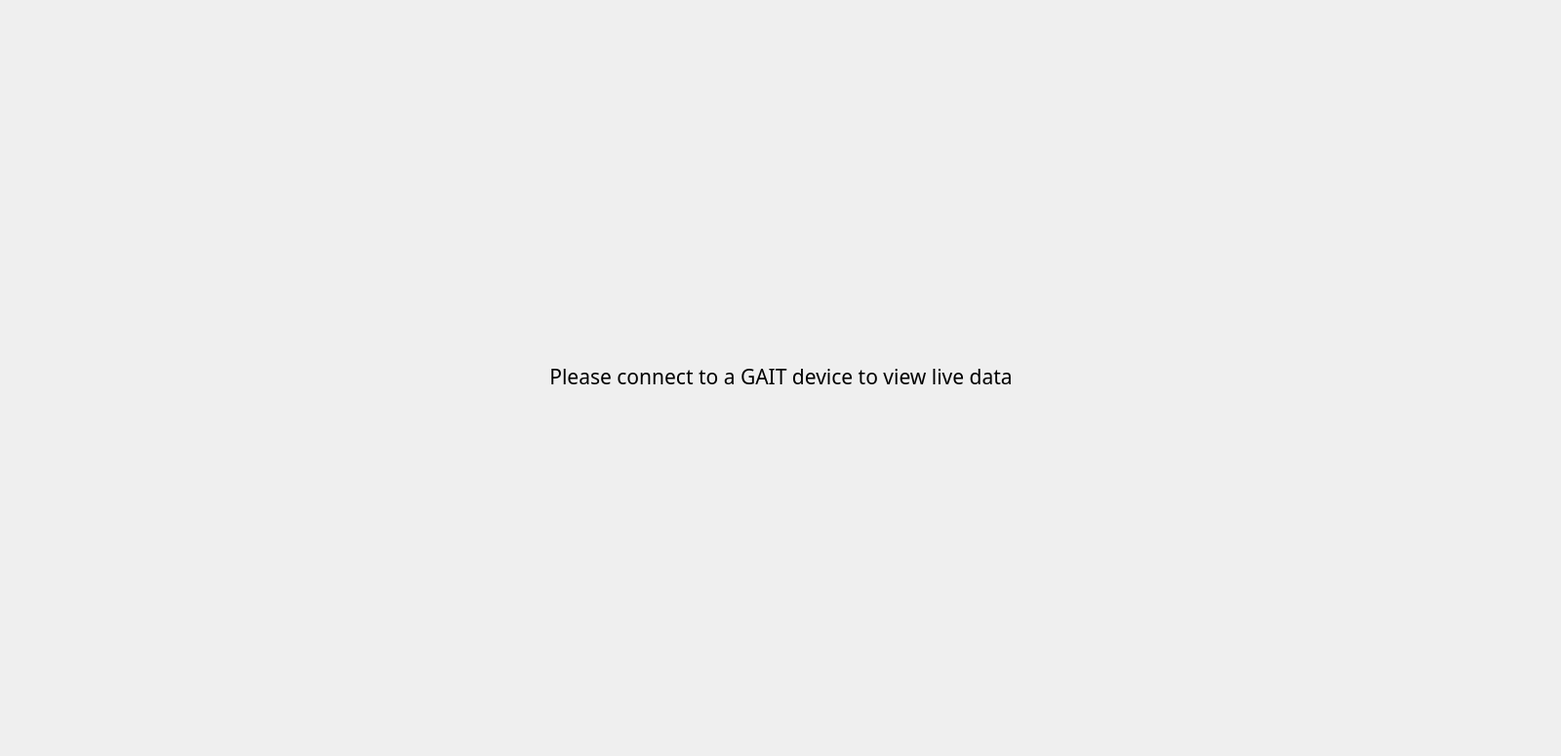
<?xml version="1.0" encoding="UTF-8"?>
<ui version="4.0">
 <class>LiveView</class>
 <widget class="QWidget" name="LiveView">
  <property name="geometry">
   <rect>
    <x>0</x>
    <y>0</y>
    <width>1600</width>
    <height>775</height>
   </rect>
  </property>
  <property name="sizePolicy">
   <sizepolicy hsizetype="Fixed" vsizetype="Fixed">
    <horstretch>0</horstretch>
    <verstretch>0</verstretch>
   </sizepolicy>
  </property>
  <property name="minimumSize">
   <size>
    <width>1600</width>
    <height>775</height>
   </size>
  </property>
  <property name="maximumSize">
   <size>
    <width>1600</width>
    <height>775</height>
   </size>
  </property>
  <property name="font">
   <font>
    <family>Tw Cen MT</family>
   </font>
  </property>
  <property name="windowTitle">
   <string>Form</string>
  </property>
  <widget class="QStackedWidget" name="liveStackedWidget">
   <property name="geometry">
    <rect>
     <x>0</x>
     <y>0</y>
     <width>1601</width>
     <height>771</height>
    </rect>
   </property>
   <widget class="QWidget" name="defaultView">
    <widget class="QWidget" name="gridLayoutWidget">
     <property name="geometry">
      <rect>
       <x>0</x>
       <y>0</y>
       <width>1601</width>
       <height>771</height>
      </rect>
     </property>
     <layout class="QGridLayout" name="gridLayout">
      <item row="0" column="0">
       <widget class="QLabel" name="defaultLabel">
        <property name="font">
         <font>
          <pointsize>16</pointsize>
         </font>
        </property>
        <property name="text">
         <string>Please connect to a GAIT device to view live data</string>
        </property>
        <property name="alignment">
         <set>Qt::AlignCenter</set>
        </property>
       </widget>
      </item>
     </layout>
    </widget>
   </widget>
   <widget class="QWidget" name="connectedView">
    <widget class="QWidget" name="gridLayoutWidget_2">
     <property name="geometry">
      <rect>
       <x>0</x>
       <y>0</y>
       <width>1618</width>
       <height>771</height>
      </rect>
     </property>
     <layout class="QGridLayout" name="gridLayout_2">
      <item row="0" column="0">
       <layout class="QGridLayout" name="connectGridLayout">
        <item row="0" column="3">
         <spacer name="verticalSpacer_8">
          <property name="orientation">
           <enum>Qt::Vertical</enum>
          </property>
          <property name="sizeType">
           <enum>QSizePolicy::Fixed</enum>
          </property>
          <property name="sizeHint" stdset="0">
           <size>
            <width>20</width>
            <height>30</height>
           </size>
          </property>
         </spacer>
        </item>
        <item row="6" column="2" alignment="Qt::AlignHCenter">
         <widget class="QPushButton" name="pushButton">
          <property name="enabled">
           <bool>false</bool>
          </property>
          <property name="sizePolicy">
           <sizepolicy hsizetype="Minimum" vsizetype="Minimum">
            <horstretch>0</horstretch>
            <verstretch>0</verstretch>
           </sizepolicy>
          </property>
          <property name="minimumSize">
           <size>
            <width>150</width>
            <height>75</height>
           </size>
          </property>
          <property name="maximumSize">
           <size>
            <width>150</width>
            <height>75</height>
           </size>
          </property>
          <property name="font">
           <font>
            <pointsize>16</pointsize>
           </font>
          </property>
          <property name="text">
           <string>Connect</string>
          </property>
         </widget>
        </item>
        <item row="0" column="2">
         <spacer name="verticalSpacer_6">
          <property name="orientation">
           <enum>Qt::Vertical</enum>
          </property>
          <property name="sizeType">
           <enum>QSizePolicy::Fixed</enum>
          </property>
          <property name="sizeHint" stdset="0">
           <size>
            <width>20</width>
            <height>30</height>
           </size>
          </property>
         </spacer>
        </item>
        <item row="0" column="0">
         <spacer name="verticalSpacer_11">
          <property name="orientation">
           <enum>Qt::Vertical</enum>
          </property>
          <property name="sizeType">
           <enum>QSizePolicy::Fixed</enum>
          </property>
          <property name="sizeHint" stdset="0">
           <size>
            <width>20</width>
            <height>30</height>
           </size>
          </property>
         </spacer>
        </item>
        <item row="1" column="3">
         <spacer name="verticalSpacer_9">
          <property name="orientation">
           <enum>Qt::Vertical</enum>
          </property>
          <property name="sizeType">
           <enum>QSizePolicy::Fixed</enum>
          </property>
          <property name="sizeHint" stdset="0">
           <size>
            <width>20</width>
            <height>75</height>
           </size>
          </property>
         </spacer>
        </item>
        <item row="5" column="2">
         <spacer name="verticalSpacer_2">
          <property name="orientation">
           <enum>Qt::Vertical</enum>
          </property>
          <property name="sizeType">
           <enum>QSizePolicy::Fixed</enum>
          </property>
          <property name="sizeHint" stdset="0">
           <size>
            <width>20</width>
            <height>20</height>
           </size>
          </property>
         </spacer>
        </item>
        <item row="6" column="3">
         <spacer name="verticalSpacer_10">
          <property name="orientation">
           <enum>Qt::Vertical</enum>
          </property>
          <property name="sizeType">
           <enum>QSizePolicy::Fixed</enum>
          </property>
          <property name="sizeHint" stdset="0">
           <size>
            <width>20</width>
            <height>75</height>
           </size>
          </property>
         </spacer>
        </item>
        <item row="4" column="0">
         <spacer name="verticalSpacer">
          <property name="orientation">
           <enum>Qt::Vertical</enum>
          </property>
          <property name="sizeHint" stdset="0">
           <size>
            <width>20</width>
            <height>40</height>
           </size>
          </property>
         </spacer>
        </item>
        <item row="4" column="3" rowspan="2">
         <spacer name="verticalSpacer_4">
          <property name="orientation">
           <enum>Qt::Vertical</enum>
          </property>
          <property name="sizeType">
           <enum>QSizePolicy::Expanding</enum>
          </property>
          <property name="sizeHint" stdset="0">
           <size>
            <width>400</width>
            <height>40</height>
           </size>
          </property>
         </spacer>
        </item>
        <item row="1" column="0">
         <spacer name="verticalSpacer_12">
          <property name="orientation">
           <enum>Qt::Vertical</enum>
          </property>
          <property name="sizeType">
           <enum>QSizePolicy::Fixed</enum>
          </property>
          <property name="sizeHint" stdset="0">
           <size>
            <width>20</width>
            <height>75</height>
           </size>
          </property>
         </spacer>
        </item>
        <item row="3" column="3">
         <spacer name="verticalSpacer_7">
          <property name="orientation">
           <enum>Qt::Vertical</enum>
          </property>
          <property name="sizeType">
           <enum>QSizePolicy::Fixed</enum>
          </property>
          <property name="sizeHint" stdset="0">
           <size>
            <width>20</width>
            <height>20</height>
           </size>
          </property>
         </spacer>
        </item>
        <item row="1" column="2" alignment="Qt::AlignHCenter">
         <widget class="QPushButton" name="searchButton">
          <property name="sizePolicy">
           <sizepolicy hsizetype="Minimum" vsizetype="Minimum">
            <horstretch>0</horstretch>
            <verstretch>0</verstretch>
           </sizepolicy>
          </property>
          <property name="minimumSize">
           <size>
            <width>150</width>
            <height>75</height>
           </size>
          </property>
          <property name="maximumSize">
           <size>
            <width>150</width>
            <height>75</height>
           </size>
          </property>
          <property name="font">
           <font>
            <pointsize>16</pointsize>
           </font>
          </property>
          <property name="text">
           <string>Search</string>
          </property>
         </widget>
        </item>
        <item row="4" column="2">
         <widget class="QListWidget" name="devicesListWidget">
          <property name="sizePolicy">
           <sizepolicy hsizetype="Minimum" vsizetype="Minimum">
            <horstretch>0</horstretch>
            <verstretch>0</verstretch>
           </sizepolicy>
          </property>
          <property name="minimumSize">
           <size>
            <width>800</width>
            <height>300</height>
           </size>
          </property>
          <property name="maximumSize">
           <size>
            <width>800</width>
            <height>400</height>
           </size>
          </property>
          <property name="styleSheet">
           <string notr="true">QListWidget { 
	background-color: rgb(39, 39, 52); 
	alternate-background-color: rgb(29, 29, 42);
	selection-background-color: rgb(90, 90, 121); 
	border: 2px solid rgb(188, 188, 188);
}

QListWidget::item { 
	qproperty-alignment: AlignHCenter; 
	color: white; 
}

QListWidget::item::hover {background-color: rgb(90, 90, 121); }</string>
          </property>
          <property name="horizontalScrollBarPolicy">
           <enum>Qt::ScrollBarAlwaysOff</enum>
          </property>
          <property name="tabKeyNavigation">
           <bool>true</bool>
          </property>
          <property name="alternatingRowColors">
           <bool>true</bool>
          </property>
          <property name="selectionBehavior">
           <enum>QAbstractItemView::SelectRows</enum>
          </property>
          <property name="horizontalScrollMode">
           <enum>QAbstractItemView::ScrollPerItem</enum>
          </property>
          <item>
           <property name="text">
            <string>device1</string>
           </property>
           <property name="textAlignment">
            <set>AlignCenter</set>
           </property>
          </item>
          <item>
           <property name="text">
            <string>device2</string>
           </property>
           <property name="textAlignment">
            <set>AlignCenter</set>
           </property>
          </item>
          <item>
           <property name="text">
            <string>device3</string>
           </property>
           <property name="textAlignment">
            <set>AlignCenter</set>
           </property>
          </item>
          <item>
           <property name="text">
            <string>device4</string>
           </property>
           <property name="textAlignment">
            <set>AlignCenter</set>
           </property>
          </item>
         </widget>
        </item>
        <item row="3" column="0">
         <spacer name="verticalSpacer_5">
          <property name="orientation">
           <enum>Qt::Vertical</enum>
          </property>
          <property name="sizeType">
           <enum>QSizePolicy::Fixed</enum>
          </property>
          <property name="sizeHint" stdset="0">
           <size>
            <width>20</width>
            <height>20</height>
           </size>
          </property>
         </spacer>
        </item>
        <item row="3" column="2">
         <spacer name="verticalSpacer_14">
          <property name="orientation">
           <enum>Qt::Vertical</enum>
          </property>
          <property name="sizeType">
           <enum>QSizePolicy::Fixed</enum>
          </property>
          <property name="sizeHint" stdset="0">
           <size>
            <width>20</width>
            <height>20</height>
           </size>
          </property>
         </spacer>
        </item>
        <item row="5" column="0">
         <spacer name="verticalSpacer_15">
          <property name="orientation">
           <enum>Qt::Vertical</enum>
          </property>
          <property name="sizeType">
           <enum>QSizePolicy::Fixed</enum>
          </property>
          <property name="sizeHint" stdset="0">
           <size>
            <width>20</width>
            <height>20</height>
           </size>
          </property>
         </spacer>
        </item>
        <item row="6" column="0">
         <spacer name="verticalSpacer_16">
          <property name="orientation">
           <enum>Qt::Vertical</enum>
          </property>
          <property name="sizeType">
           <enum>QSizePolicy::Fixed</enum>
          </property>
          <property name="sizeHint" stdset="0">
           <size>
            <width>20</width>
            <height>75</height>
           </size>
          </property>
         </spacer>
        </item>
        <item row="7" column="2">
         <spacer name="verticalSpacer_13">
          <property name="orientation">
           <enum>Qt::Vertical</enum>
          </property>
          <property name="sizeType">
           <enum>QSizePolicy::Fixed</enum>
          </property>
          <property name="sizeHint" stdset="0">
           <size>
            <width>400</width>
            <height>120</height>
           </size>
          </property>
         </spacer>
        </item>
        <item row="7" column="0">
         <spacer name="verticalSpacer_17">
          <property name="orientation">
           <enum>Qt::Vertical</enum>
          </property>
          <property name="sizeType">
           <enum>QSizePolicy::Fixed</enum>
          </property>
          <property name="sizeHint" stdset="0">
           <size>
            <width>400</width>
            <height>120</height>
           </size>
          </property>
         </spacer>
        </item>
        <item row="7" column="3">
         <spacer name="verticalSpacer_18">
          <property name="orientation">
           <enum>Qt::Vertical</enum>
          </property>
          <property name="sizeType">
           <enum>QSizePolicy::Fixed</enum>
          </property>
          <property name="sizeHint" stdset="0">
           <size>
            <width>400</width>
            <height>120</height>
           </size>
          </property>
         </spacer>
        </item>
       </layout>
      </item>
     </layout>
    </widget>
   </widget>
  </widget>
 </widget>
 <resources/>
 <connections/>
</ui>
